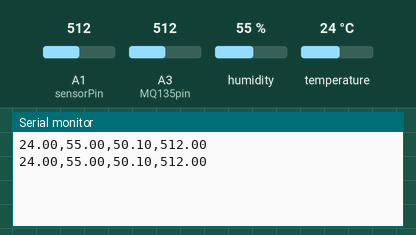
Bench run of a sketch on a simulated Arduino Uno, built with avr-gcc and run on an emulated ATmega328P. Shown: the last lines printed to the serial monitor. The test bench sets the inputs (shaded band); at power-on: humidity 55 %, A1 (sensorPin) = 512, A3 (MQ135pin) = 512, temperature 24 °C.

Above: at 1.8 s.
1.9 s: humidity set to 22 %
At 3.3 s:
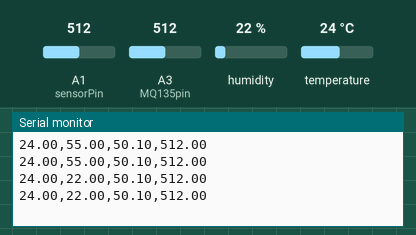
3.4 s: A1 (sensorPin) set to 716
At 4.7 s:
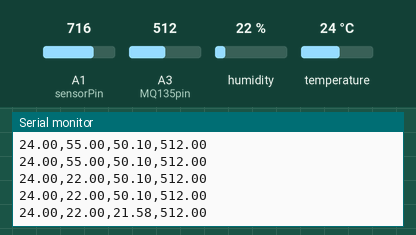
4.9 s: A3 (MQ135pin) set to 716
At 5.9 s:
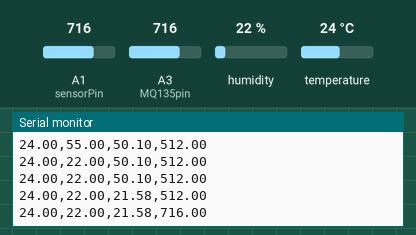
6.4 s: temperature set to 12 °C
At 7.7 s:
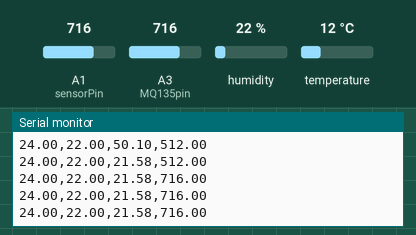
7.9 s: A1 (sensorPin) set to 992
At 9.3 s:
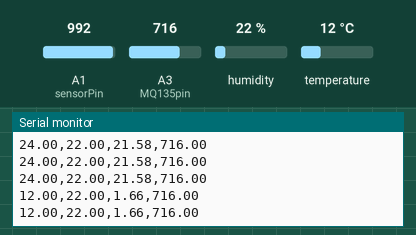
9.4 s: A3 (MQ135pin) set to 992
At 11.0 s:
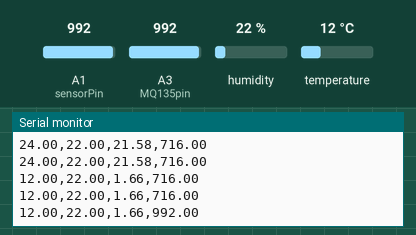
Timing chart, 0 to 11.9 s (numbered marks = the images above; inputs shaded):
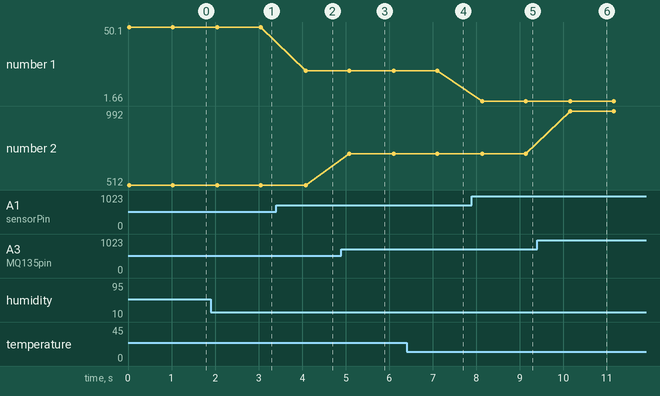

Measured:
- after the input at 1.9 s, the serial monitor: prints a new line after 0.15 s (image 1)
- after the input at 3.4 s, the serial monitor: prints a new line after 0.68 s (image 2)
- after the input at 4.9 s, the serial monitor: prints a new line after 0.18 s (image 3)
- after the input at 7.9 s, the serial monitor: prints a new line after 0.23 s (image 5)
- after the input at 9.4 s, the serial monitor: prints a new line after 0.76 s (image 6)
- plotted number 1: 50.1 → 21.58 after the input at 3.4 s, 21.58 → 1.66 after the input at 7.9 s
- plotted number 2: 512 → 716 after the input at 4.9 s, 716 → 992 after the input at 9.4 s

The sketch:

P1_ACE2_G18.ino
```cpp
#define MQ135pin (3)

const int sensorPin = A1;   // Pin analógico del sensor KY-018 conectado a A0 de Arduino

// Variables para la calibración. Ajusta estos valores según tu calibración.
const int valorMinimo = 0;   // Valor mínimo leído por el sensor en completa oscuridad
const int valorMaximo = 1023;  // Valor máximo leído por el sensor en una fuente de luz conocida

#include <DHT.h>

// Definimos el pin digital donde se conecta el sensor
#define DHTPIN 2
// Dependiendo del tipo de sensor
#define DHTTYPE DHT11

// Inicializamos el sensor DHT11
DHT dht(DHTPIN, DHTTYPE);
float sensorValue; //variable para guardar el valor analógico del sensor

void setup()
{
  Serial.begin(9600); // Inicializamos el puerto serial a 9600
  // Comenzamos el sensor DHT
  dht.begin();

}

void loop()
{
  float temperatura = MedirTemperatura();
  float humedad = MedirHumedad();
  float lumen = MedirLuz();
  float co2 = MedirCo2();

  if(MedicionesValidas(temperatura, humedad, lumen, co2)){
      Serial.print(temperatura);
      Serial.print(",");
      //delay(1000);
      Serial.print(humedad);
      Serial.print(",");
      //delay(1000);
      Serial.print(lumen);
      Serial.print(",");
      //delay(1000);
      Serial.print(co2);
      Serial.println();
      delay(1000);
    }

}

bool MedicionesValidas(float temperatura, float humedad, float lumen, float co2) {
  // Verificar si alguna medición es NaN
  if (isnan(temperatura) || isnan(humedad) || isnan(lumen) || isnan(co2)) {
    return false;
  }
  return true;
}


float MedirCo2(){
  sensorValue = analogRead(MQ135pin); // lectura de la entrada analogica "A0""
  return sensorValue;
}

float MedirTemperatura(){
   // Leemos la temperatura en grados centígrados (por defecto)
  float t = dht.readTemperature();
  return t;
}

float MedirHumedad(){
  // Leemos la humedad relativa
  float h = dht.readHumidity();
  return h;
}

 float MedirLuz(){
  float lecturaSensor = analogRead(sensorPin); // Leer el valor analógico del sensor
  float voltage = lecturaSensor * (5.0/1025) * 1000;
  float resistencia = 10000 * (voltage / (5000.0 - voltage));
  // Realizar la conversión utilizando una regla de tres simple para ajustar el rango leído al rango de lux
  float lux = (500.0 / resistencia) * 1000;
  return lux;
}
```
